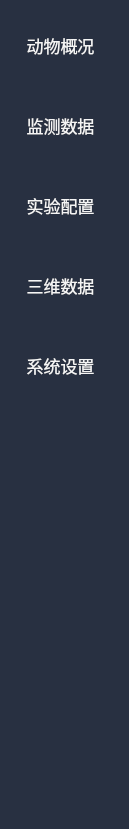
      <widget class="QWidget" name="scrollAreaWidgetContents">
       <property name="geometry">
        <rect>
         <x>0</x>
         <y>0</y>
         <width>129</width>
         <height>829</height>
        </rect>
       </property>
       <property name="styleSheet">
        <string notr="true">background:rgb(40, 48,65);</string>
       </property>
       <widget class="QPushButton" name="btn1">
        <property name="geometry">
         <rect>
          <x>0</x>
          <y>10</y>
          <width>121</width>
          <height>71</height>
         </rect>
        </property>
        <property name="sizePolicy">
         <sizepolicy hsizetype="Minimum" vsizetype="Maximum">
          <horstretch>20</horstretch>
          <verstretch>21</verstretch>
         </sizepolicy>
        </property>
        <property name="font">
         <font>
          <pointsize>-1</pointsize>
          <weight>50</weight>
          <bold>false</bold>
         </font>
        </property>
        <property name="styleSheet">
         <string notr="true">QPushButton{
	color:rgb(245, 245, 245);
	padding:15px;
	background:rgb(40, 48,65);
border：none;
font-size:17px;
}</string>
        </property>
        <property name="text">
         <string>动物概况</string>
        </property>
        <property name="icon">
         <iconset resource="UI/resource/mainPage.qrc">
          <normaloff>:/icon/generate_white.svg</normaloff>:/icon/generate_white.svg</iconset>
        </property>
        <property name="iconSize">
         <size>
          <width>20</width>
          <height>20</height>
         </size>
        </property>
        <property name="autoDefault">
         <bool>false</bool>
        </property>
        <property name="default">
         <bool>false</bool>
        </property>
        <property name="flat">
         <bool>true</bool>
        </property>
       </widget>
       <widget class="QPushButton" name="btn2">
        <property name="geometry">
         <rect>
          <x>0</x>
          <y>90</y>
          <width>121</width>
          <height>71</height>
         </rect>
        </property>
        <property name="sizePolicy">
         <sizepolicy hsizetype="Minimum" vsizetype="Maximum">
          <horstretch>20</horstretch>
          <verstretch>21</verstretch>
         </sizepolicy>
        </property>
        <property name="font">
         <font>
          <pointsize>-1</pointsize>
          <weight>50</weight>
          <bold>false</bold>
         </font>
        </property>
        <property name="styleSheet">
         <string notr="true">QPushButton{
	color:rgb(245, 245, 245);
	padding:15px;
	background:rgb(40, 48,65);
border：none;
font-size:17px;
}</string>
        </property>
        <property name="text">
         <string>监测数据</string>
        </property>
        <property name="icon">
         <iconset resource="UI/resource/mainPage.qrc">
          <normaloff>:/icon/market_analysis_white.svg</normaloff>:/icon/market_analysis_white.svg</iconset>
        </property>
        <property name="iconSize">
         <size>
          <width>20</width>
          <height>20</height>
         </size>
        </property>
        <property name="autoDefault">
         <bool>false</bool>
        </property>
        <property name="default">
         <bool>false</bool>
        </property>
        <property name="flat">
         <bool>true</bool>
        </property>
       </widget>
       <widget class="QPushButton" name="btn3">
        <property name="geometry">
         <rect>
          <x>0</x>
          <y>170</y>
          <width>121</width>
          <height>71</height>
         </rect>
        </property>
        <property name="sizePolicy">
         <sizepolicy hsizetype="Minimum" vsizetype="Maximum">
          <horstretch>20</horstretch>
          <verstretch>21</verstretch>
         </sizepolicy>
        </property>
        <property name="font">
         <font>
          <pointsize>-1</pointsize>
          <weight>50</weight>
          <bold>false</bold>
         </font>
        </property>
        <property name="styleSheet">
         <string notr="true">QPushButton{
	color:rgb(245, 245, 245);
	padding:15px;
	background:rgb(40, 48,65);
border：none;
font-size:17px;
}</string>
        </property>
        <property name="text">
         <string>实验配置</string>
        </property>
        <property name="icon">
         <iconset resource="UI/resource/mainPage.qrc">
          <normaloff>:/icon/setting_config_white.svg</normaloff>:/icon/setting_config_white.svg</iconset>
        </property>
        <property name="iconSize">
         <size>
          <width>20</width>
          <height>20</height>
         </size>
        </property>
        <property name="autoDefault">
         <bool>false</bool>
        </property>
        <property name="default">
         <bool>false</bool>
        </property>
        <property name="flat">
         <bool>true</bool>
        </property>
       </widget>
       <widget class="QPushButton" name="btn4">
        <property name="geometry">
         <rect>
          <x>0</x>
          <y>250</y>
          <width>121</width>
          <height>71</height>
         </rect>
        </property>
        <property name="sizePolicy">
         <sizepolicy hsizetype="Minimum" vsizetype="Maximum">
          <horstretch>20</horstretch>
          <verstretch>21</verstretch>
         </sizepolicy>
        </property>
        <property name="font">
         <font>
          <pointsize>-1</pointsize>
          <weight>50</weight>
          <bold>false</bold>
         </font>
        </property>
        <property name="styleSheet">
         <string notr="true">QPushButton{
	color:rgb(245, 245, 245);
	padding:15px;
	background:rgb(40, 48,65);
border：none;
font-size:17px;
}</string>
        </property>
        <property name="text">
         <string>三维数据</string>
        </property>
        <property name="icon">
         <iconset resource="UI/resource/mainPage.qrc">
          <normaloff>:/icon/material_three_white.svg</normaloff>:/icon/material_three_white.svg</iconset>
        </property>
        <property name="iconSize">
         <size>
          <width>20</width>
          <height>20</height>
         </size>
        </property>
        <property name="autoDefault">
         <bool>false</bool>
        </property>
        <property name="default">
         <bool>false</bool>
        </property>
        <property name="flat">
         <bool>true</bool>
        </property>
       </widget>
       <widget class="QPushButton" name="btn5">
        <property name="geometry">
         <rect>
          <x>0</x>
          <y>330</y>
          <width>121</width>
          <height>71</height>
         </rect>
        </property>
        <property name="sizePolicy">
         <sizepolicy hsizetype="Minimum" vsizetype="Maximum">
          <horstretch>20</horstretch>
          <verstretch>21</verstretch>
         </sizepolicy>
        </property>
        <property name="font">
         <font>
          <pointsize>-1</pointsize>
          <weight>50</weight>
          <bold>false</bold>
         </font>
        </property>
        <property name="styleSheet">
         <string notr="true">QPushButton{
	color:rgb(245, 245, 245);
	padding:15px;
	background:rgb(40, 48,65);
border：none;
font-size:17px;
}</string>
        </property>
        <property name="text">
         <string>系统设置</string>
        </property>
        <property name="icon">
         <iconset resource="UI/resource/mainPage.qrc">
          <normaloff>:/icon/setting_computer_white.svg</normaloff>:/icon/setting_computer_white.svg</iconset>
        </property>
        <property name="iconSize">
         <size>
          <width>20</width>
          <height>20</height>
         </size>
        </property>
        <property name="autoDefault">
         <bool>false</bool>
        </property>
        <property name="default">
         <bool>false</bool>
        </property>
        <property name="flat">
         <bool>true</bool>
        </property>
       </widget>
      </widget>
